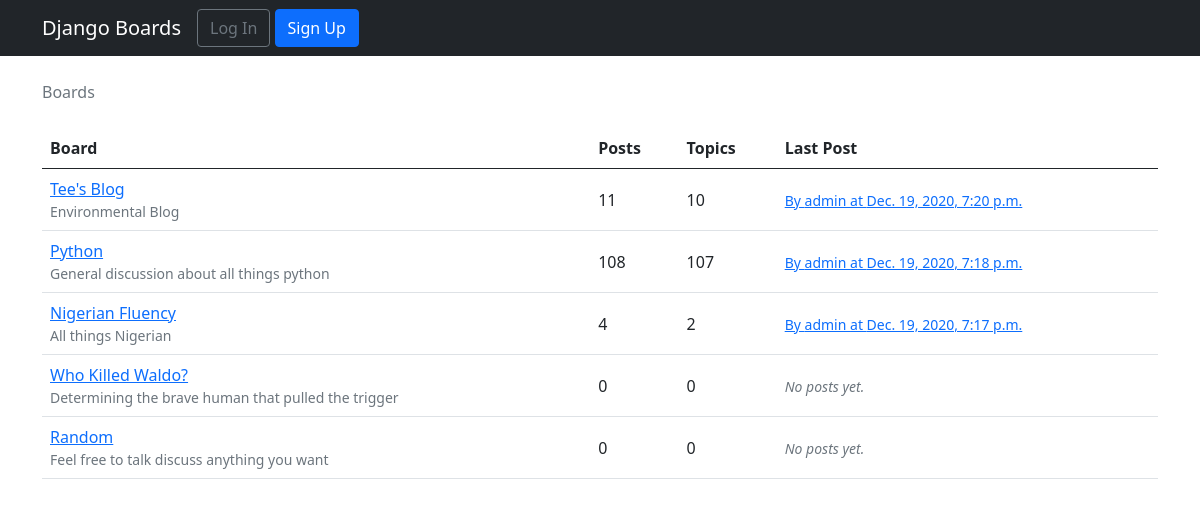
The page / on the database its author committed.
### boards/models.py (models this page shows, shortened)
class Board(models.Model):
    name = models.CharField(max_length=30, unique=True)
    description= models.CharField(max_length=100)
    def get_posts_count(self):
        return Post.objects.filter(topic__board=self).count()
    def get_last_post(self):
        return Post.objects.filter(topic__board=self).order_by('-created_at').first()

class Post(models.Model):
    message= models.TextField(max_length=4000)
    topic = models.ForeignKey(Topic, related_name='posts', on_delete=CASCADE)
    created_at = models.DateTimeField(auto_now_add=True)
    updated_at =models.DateTimeField(null=True)
    created_by = models.ForeignKey(User, related_name='posts', on_delete=CASCADE)
    updated_by = models.ForeignKey(User, null=True, related_name='+', on_delete=CASCADE)

### boards/views.py (the view)
# urls.py: path('', views.BoardListView.as_view(), name='home'),
class BoardListView(ListView):
    model = Board
    context_object_name ='boards'
    template_name = 'home.html'

### templates/home.html
{% extends 'base.html' %}
{% load static %}
{% load bootstrap4 %}
{% block breadcrumb %}
  <li class="breadcrumb-item active">Boards</li>
{% endblock %}
{% block content %}
  <table class="table">
    <thead class="thead-inverse">
      <tr>
        <th>Board</th>
        <th>Posts</th>
        <th>Topics</th>
        <th>Last Post</th>
      </tr>
    </thead>
    <tbody>
      {% for board in boards %}
        <tr>
          <td>
            <a href="{% url 'board_topics' board.pk %}">{{ board.name }}</a>
            <small class="text-muted d-block">{{ board.description }}</small>
          </td>
          <td class="align-middle">
            {{ board.get_posts_count }}
          </td>
          <td class="align-middle">
            {{ board.topics.count }}
          </td>
          <td class="align-middle">
            {% with post=board.get_last_post %}
              {% if post %}
                <small>
                  <a href="{% url 'topic_posts' board.pk post.topic.pk %}">
                    By {{ post.created_by.username }} at {{ post.created_at }}
                  </a>
                </small>
              {% else %}
                <small class="text-muted">
                  <em>No posts yet.</em>
                </small>
              {% endif %}
            {% endwith %}
          </td>
        </tr>
      {% endfor %}
    </tbody>
  </table>
{% endblock %}

### rows shown on the page
Board: name "Tee's Blog", description "Environmental Blog", get_posts_count "11", topics.count "10", get_last_post.created_by.username "admin", get_last_post.created_at "Dec. 19, 2020, 7:20 p.m."
Board: name "Python", description "General discussion about all things python", get_posts_count "108", topics.count "107", get_last_post.created_by.username "admin", get_last_post.created_at "Dec. 19, 2020, 7:18 p.m."
Board: name "Nigerian Fluency", description "All things Nigerian", get_posts_count "4", topics.count "2", get_last_post.created_by.username "admin", get_last_post.created_at "Dec. 19, 2020, 7:17 p.m."
Board: name "Who Killed Waldo?", description "Determining the brave human that pulled the trigger", get_posts_count "0", topics.count "0", shows "No posts yet."
Board: name "Random", description "Feel free to talk discuss anything you want", get_posts_count "0", topics.count "0", shows "No posts yet."
